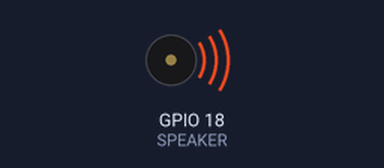
Recording of a program running on a simulated Raspberry Pi (BCM pin numbers). On the bench: buzzer (waves = sounding). What the program prints to the terminal is not drawn. At 16.0 s the program stops and its outputs stay as they are.

Above: at 0.24 s.
At 16.0 s:
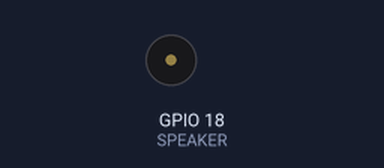
Timing chart, 0 to 17.5 s (numbered marks = the images above):
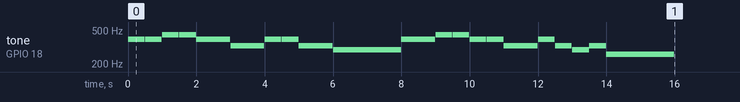

The program:

passiveSpeaker.py
```python
import RPi.GPIO as GPIO
import time
SPEAKER = 18
C = 261.93
D = 293.66
E = 329.63
F = 349.23
G = 391.00
A = 440.00

notes = [
    [G,8],[G,8],[A,8],[A,8],[G,8],[G,8],[E,4],
    [G,8],[G,8],[E,8],[E,8],[D,2],
    [G,8],[G,8],[A,8],[A,8],[G,8],[G,8],[E,4],
    [G,8],[E,8],[D,8],[E,8],[C,2]
]

GPIO.setmode(GPIO.BCM)
GPIO.setup(SPEAKER, GPIO.OUT)
pwm = GPIO.PWM(SPEAKER, 0.1)
pwm.start(50)

try :
    for i in notes :
        pwm.ChangeDutyCycle(50)
        pwm.ChangeFrequency(i[0])
        time.sleep(4 / i[1] - 0.01)
        pwm.ChangeDutyCycle(0)
        time.sleep(0.01)
except :
    print("error or Pressed Ctrl - C")
finally :
    pwm.stop()
    GPIO.cleanup()
    print("end")
```

Measured:
- by itself, tone on GPIO 18 (SPEAKER): plays 391 Hz for 0.49 s, 391 Hz for 0.49 s, 440 Hz for 0.49 s, 440 Hz for 0.49 s, 391 Hz for 0.49 s, 391 Hz for 0.49 s … (24 notes in this stretch)
